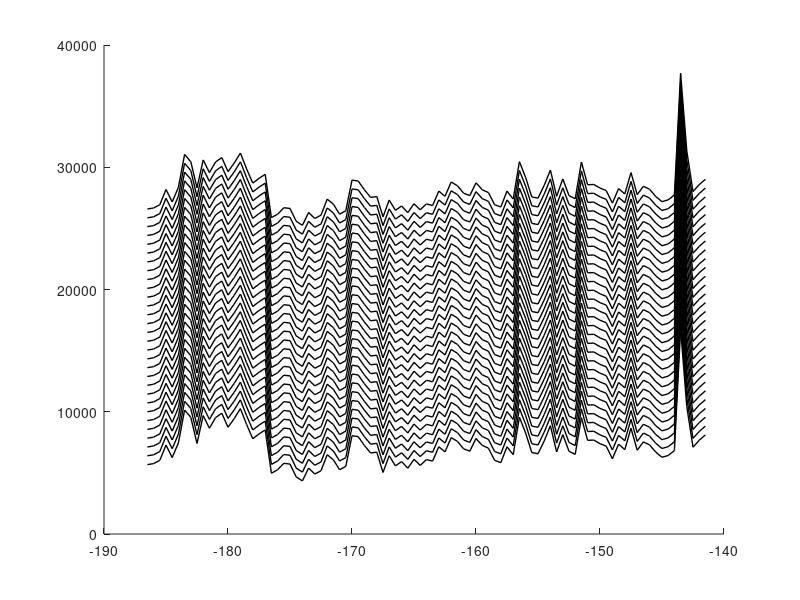

Reproduce this figure in MATLAB.
data = load('Example-WayaoCarnianGR0.txt');
figure;hold on;
j=0;
for i = 1: 30
    %t1 = i*405; 
    t1 = 20;
    t = data(t1:t1+90,1) - t1;
    x = 5*data(t1:t1+90,2);
    plot(t,x+j,'k-','LineWidth',1.)
    j = j + .1*mean(x);
end
hold off


% load La04.mat
% figure;hold on;
% j=0;
% for i = 1: 120
%     %t1 = i*405;
%     t1 = 300;
%     t = data(t1:t1+300,1) - t1;
%     x = 10*data(t1:t1+300,2);
%     plot(t,x+j,'k-','LineWidth',1.)
%     j = j + .03*mean(x);
% end
% hold off
% xlim([0, t1])
% ylim([0, max(x+j)])

% figure;hold on;
% j=0;
% for i = 1: 100
%     %t1 = round (rand() * 10000);
%     t1 = 1000+i;
%     t = data(t1:t1+50,1) - t1;
%     x = data(t1:t1+50,4);
%     plot(t,x+j,'k-','LineWidth',.2)
%     j = j + mean(x);
%     j = j+0.03;
% end
% hold off

% figure;hold on;
% j=0;
% for i = 1: 100
%     t1 = round (rand() * 10000);
%     t = data(t1:t1+1000,1) - t1;
%     x = data(t1:t1+1000,2);
%     plot(t,x+j,'k-','LineWidth',.5)
%     j = j + 3*mean(x);
% end
% hold off